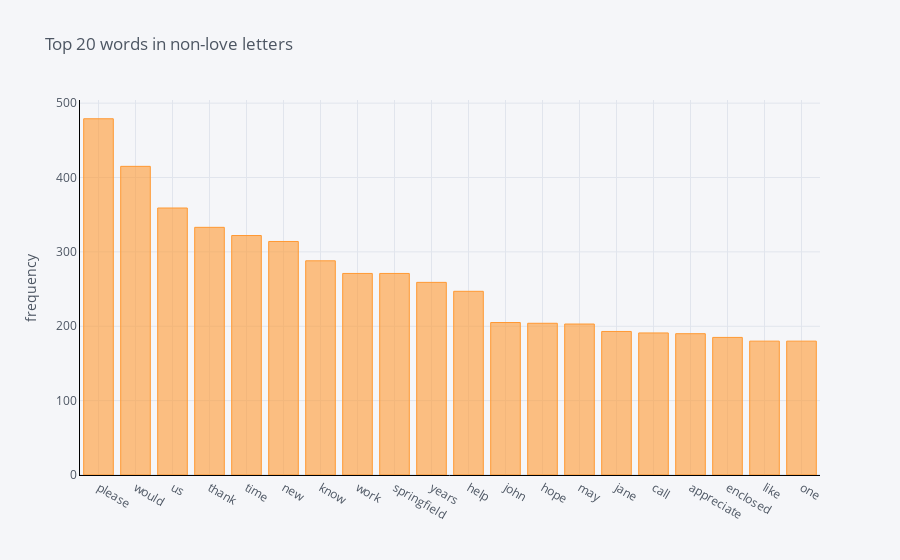

Notebook code cell kept with this figure:
### Code cell
#words from non-love letter are extracted
nonlove_words = get_top_n_words(clean_nonlove['text'])
df_nonlove_words = pd.DataFrame(nonlove_words,columns=('text','frequency'))

#calculating total words from non-love letter
total = 0
for word,freq in nonlove_words:
    total += freq
print("Total number of words in non-love letter:",total)

#plotting graph for top 20 words from non-love letter
list_nonlove = df_nonlove_words[:20]
df = pd.DataFrame(list_nonlove, columns=('text','frequency'))
df.groupby('text').sum()['frequency'].sort_values(ascending=False).iplot(
    kind='bar', yTitle='frequency', linecolor='black', title='Top 20 words in non-love letters')

#print top 20 words from non-love letter
print(list_nonlove)

### Figure 1 — Plotly figure (JSON) as saved in the notebook; plotly's stock layout.template omitted (floating-point values rounded to 4 significant figures)
{"data": [{"marker": {"color": "rgba(255, 153, 51, 0.6)", "line": {"color": "rgba(255, 153, 51, 1.0)", "width": 1}}, "name": "frequency", "orientation": "v", "text": "", "type": "bar", "x": ["please", "would", "us", "thank", "time", "new", "know", "work", "springfield", "years", "help", "john", "hope", "may", "jane", "call", "appreciate", "enclosed", "like", "one"], "y": [479, 415, 359, 333, 322, 314, 288, 271, 271, 259, 247, 205, 204, 203, 193, 191, 190, 185, 180, 180]}], "layout": {"legend": {"bgcolor": "#F5F6F9", "font": {"color": "#4D5663"}}, "paper_bgcolor": "#F5F6F9", "plot_bgcolor": "#F5F6F9", "title": {"font": {"color": "#4D5663"}, "text": "Top 20 words in non-love letters"}, "xaxis": {"gridcolor": "#E1E5ED", "linecolor": "black", "showgrid": true, "tickfont": {"color": "#4D5663"}, "title": {"font": {"color": "#4D5663"}, "text": ""}, "zerolinecolor": "#E1E5ED"}, "yaxis": {"gridcolor": "#E1E5ED", "linecolor": "black", "showgrid": true, "tickfont": {"color": "#4D5663"}, "title": {"font": {"color": "#4D5663"}, "text": "frequency"}, "zerolinecolor": "#E1E5ED"}}}
